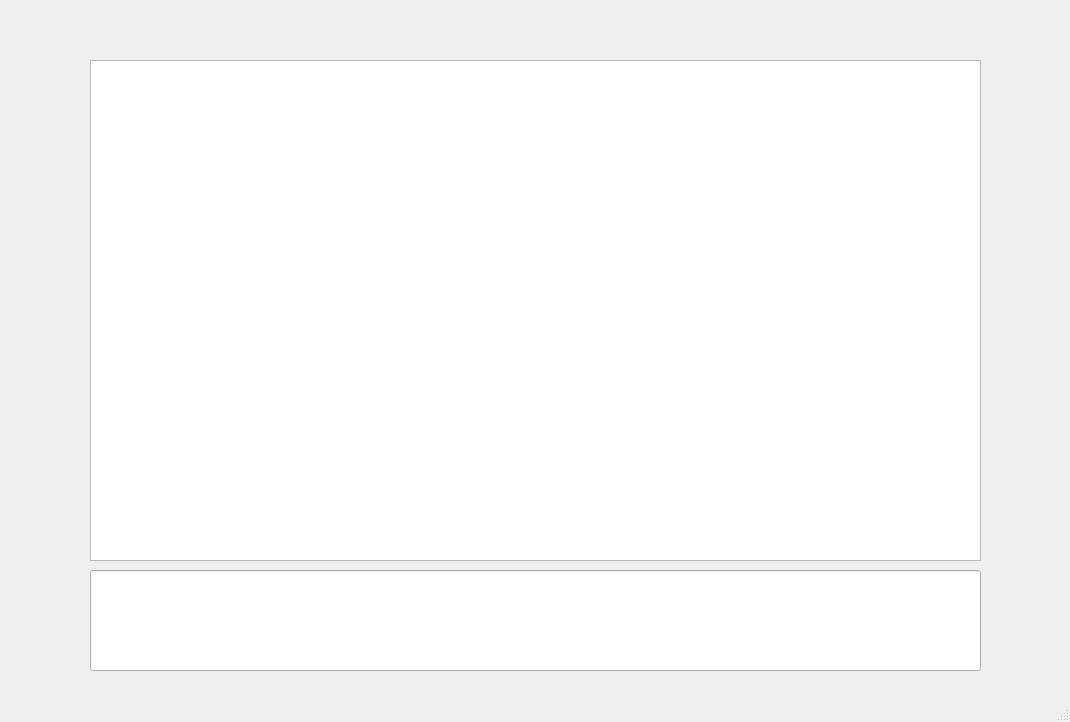
<?xml version="1.0" encoding="UTF-8"?>
<ui version="4.0">
 <class>MainWindow</class>
 <widget class="QMainWindow" name="MainWindow">
  <property name="geometry">
   <rect>
    <x>0</x>
    <y>0</y>
    <width>1070</width>
    <height>722</height>
   </rect>
  </property>
  <property name="windowTitle">
   <string>MainWindow</string>
  </property>
  <widget class="QWidget" name="centralwidget">
   <widget class="QLineEdit" name="lineEdit">
    <property name="geometry">
     <rect>
      <x>90</x>
      <y>570</y>
      <width>891</width>
      <height>101</height>
     </rect>
    </property>
    <property name="readOnly">
     <bool>true</bool>
    </property>
   </widget>
   <widget class="QTextEdit" name="textEdit">
    <property name="geometry">
     <rect>
      <x>90</x>
      <y>60</y>
      <width>891</width>
      <height>501</height>
     </rect>
    </property>
    <property name="readOnly">
     <bool>true</bool>
    </property>
   </widget>
  </widget>
  <widget class="QMenuBar" name="menubar">
   <property name="geometry">
    <rect>
     <x>0</x>
     <y>0</y>
     <width>1070</width>
     <height>22</height>
    </rect>
   </property>
  </widget>
  <widget class="QStatusBar" name="statusbar"/>
 </widget>
 <resources/>
 <connections/>
</ui>
